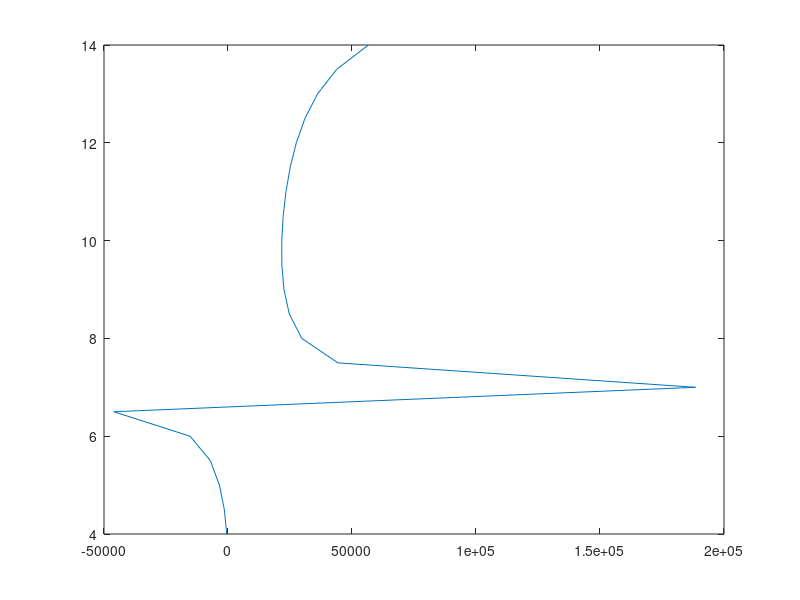

The MATLAB source for this figure:


%clear all;
%clc;

numCrew = 2;
weightPerson = 170; %pounds

weightCrew = numCrew*weightPerson;

weightPayload = 0;%4600


edurance = 2.5;
mach = 746;

W_0_range = 10000:1000:30000; %pounds
LD_range = 4:.5:14
V_c_range = linspace(0,1.7,21);
range_range = linspace(500, 2500, 21)
for i = 1:size(range_range, 2)
range = range_range(i);%Miles    
W_0 = 16028.31;

LD_max = 10;%LD_range(i);                                             % Lift max from table 3.1
LD_c = 0.866*LD_max;                                    % Lift cruise
LD_sprint = .6*LD_max;
LD_l = LD_max; % Lift loiter

V_c = V_c_range(i)*mach;
V_sprint = 1.5*mach;
C_c = 0.8;                                              % Thrust Specific Fuel Consumption cruise From table 3.3
C_sprint = 1.1;
C_l = 0.7;                                              % Thrust Specific Fuel Consumption loiter From table 3.3
takeoff = 0.97;                                         % Wi/Wi-1
climb = 0.985;                                          % Wi/Wi-1
land = 0.995;                                           % Wi/Wi-1
cruise = exp(-(((.75*range)*C_c)/(V_c*(LD_c))));                    % Wi/Wi-1
sprint = exp(-(((.25*range)*C_sprint)/(V_sprint*(LD_sprint)))); 
loiter = exp(-((edurance*C_l)/(LD_l)));                        % Wi/Wi-1
WfW0 = 1.05*(1-(takeoff*climb*land*loiter*cruise*sprint))      % 


%% W_e/W_0
A = 1.59;
C = -0.10;
Kvs = 1.00;
WeW0 = A * W_0^C * Kvs

%% Find new weight
W_0_new = (weightCrew + weightPayload)/(1 - WfW0 - WeW0)
W_0_new_range(i) = W_0_new;

change(i) = abs(W_0_new - W_0)/(W_0)

end

plot(W_0_new_range, LD_range)
